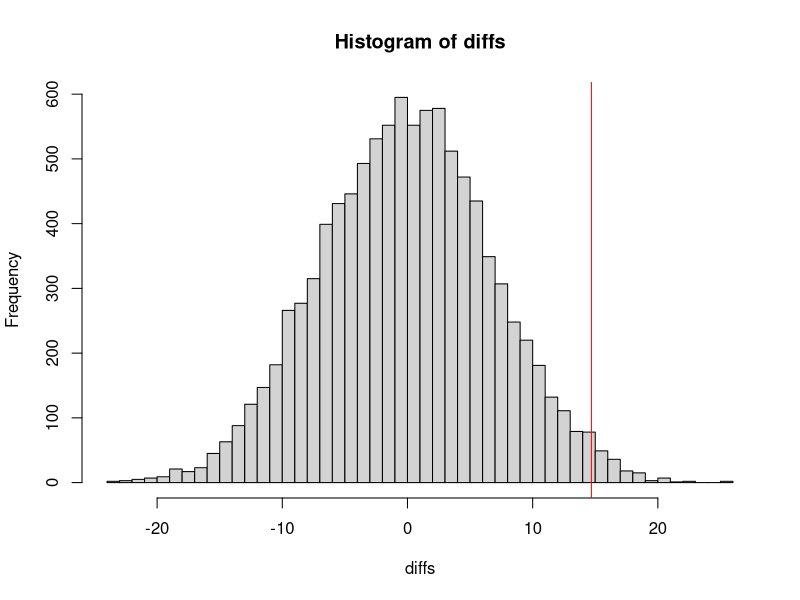

Write R code to recreate this figure.
# setwd("Homeworks/Week2")
rm(list = ls()) # cleanup

battle <- read.csv("lib/Battle.csv", stringsAsFactors = FALSE)

Unit1 <- "MEZU"
Unit2 <- "BRIG"

# obtain only a table with BRIG and MEZU to create appropriate samples
unitBattles <- subset(battle, Abbr == Unit1 | Abbr == Unit2)

# Find the average of kills - lost
score <- unitBattles$Kills - unitBattles$Lost
idx <- which(unitBattles$Abbr == Unit2)
observed <- mean(score[idx]) - mean(score[-idx]) # 14.69173; it can be shown here that BRIG is winning

N <- 10000
diffs <- numeric(N)
for (i in 1:N){
  # get sample of rows from the sub table which only contains BRIG and MEZU
  idx <- sample(nrow(unitBattles), sum(unitBattles$Abbr == Unit2))
  diffs[i] = mean(score[idx]) - mean(score[-idx])
}
mean(diffs) # -0.005671234
hist(diffs, breaks = "FD")
abline(v = observed, col = "red")
pvalue <- (sum(diffs >= observed)+1)/(N+1); pvalue # around 0.01569843
pvalue.2tailed <- pvalue * 2; pvalue.2tailed # around .03139686
# the two tailed p-value says there is only 0.03139686 chance that the
# observed discrepancy is by chance. If we are using the significance
# level on .05, we have enough evidence against the null hypothesis that there
# is no difference in mean kills minus lost between two Abbrs and toward the
# alternative hypothesis that there is a difference.